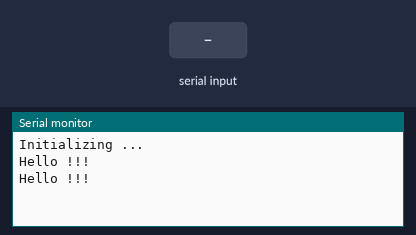
Bench run of a sketch on a simulated Arduino Uno, built with avr-gcc and run on an emulated ATmega328P. On the bench: the last lines printed to the serial monitor. The inputs (shaded band) are chosen by the test bench.

Above: at 1.2 s.
1.3 s: byte 30 received over Serial
At 2.8 s:
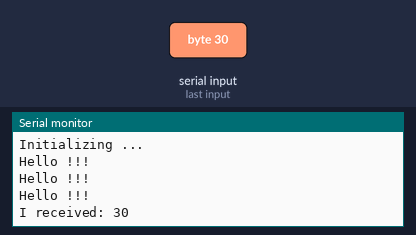
3.5 s: byte 90 received over Serial
At 4.8 s:
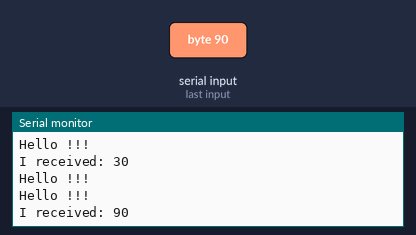
5.0 s: byte 120 received over Serial
At 5.6 s:
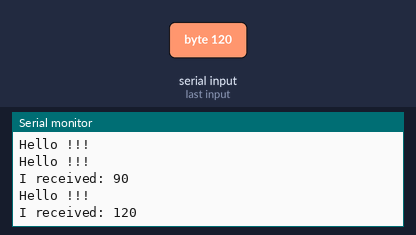

Measured:
- after the input at 1.3 s, the serial monitor: prints a new line after 0.70 s (image 1)
- after the input at 3.5 s, the serial monitor: prints a new line after 0.50 s (image 2)
- after the input at 5.0 s, the serial monitor: prints a new line at once (image 3)

The sketch:

test.ino
```cpp
void setup() {
  Serial.begin(115200);
  Serial.println("Initializing ...");
  // delay(1000);
  // pinMode(5, OUTPUT);
  // pinMode(7, OUTPUT);
  // analogWrite(5, 64);
  // for(int i = 0; i < 10; i++) {
  //   digitalWrite(7, HIGH);
  //   delay(25);
  //   digitalWrite(7, LOW);
  //   delay(25);
  // }
  // analogWrite(5, 192);
}

void loop() {
  // digitalWrite(7, HIGH);
  // delay(5);
  // digitalWrite(7, LOW);
  // delay(5);
  Serial.println("Hello !!!");
  if (Serial.available() > 0) {
      int incomingByte = Serial.read();
      Serial.print("I received: ");
      Serial.println(incomingByte, DEC);
  }
  delay(1000);
}
```
